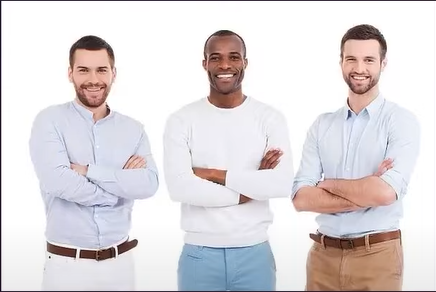
#> input picture Images/p2.png, 436 x 292 px, found by its file name
$ jupyter execute '52_Object Detection using Haar-Cascade (Face Detection).ipynb'
#> lines starting #> are read from the running program, lines starting #| are printed output that depends on the picture; after the words box and inside, x2 and y2 are one past the last pixel; in counts of white or black regions, pixels touching at a corner belong together
**52_Object Detection using Haar-Cascade (Face Detection)**

- **Haar-cascade** is an algorithm that can detect objects in images, irrespective of their scale in image and location.

- This algorithm is not so complex and can run in real-time. We can train a haar-cascade detector to detect various objects like cars, bikes, buildings, fruits, etc.

[cell 1]
import cv2

[cell 2]
img = cv2.imread(r"C:\Users\hp\Documents\jupyter\OpenCV by WsCube Tech\Images\p2.png")
#> img is the input picture: shape (292, 436, 3); mean B, G, R 220.7, 218.4, 223.6

#Convert gray
gray = cv2.cvtColor(img,cv2.COLOR_BGR2GRAY)
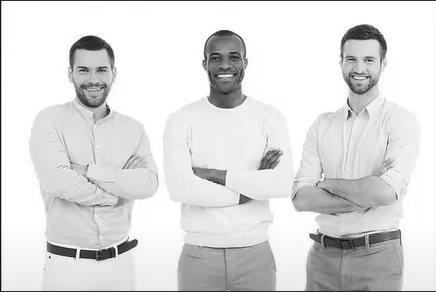
#> gray: shape (292, 436); min 7, max 255, mean 220.2

#Haarcascade file
f = cv2.CascadeClassifier(r"C:\Python 3.12\Lib\site-packages\cv2\data\haarcascade_frontalface_default.xml")

#Find out face points
##Detect
d = f.detectMultiScale(gray,1.3,4)
#> d = [[333, 39, 53, 53], [200, 39, 50, 50], [64, 48, 58, 58]]
#print(d)  #give points for all three faces

for (x,y,w,h) in d:
    cv2.rectangle(img,(x,y),(x+w,y+h),(0,0,255),3,)
#> this loop made 3 passes
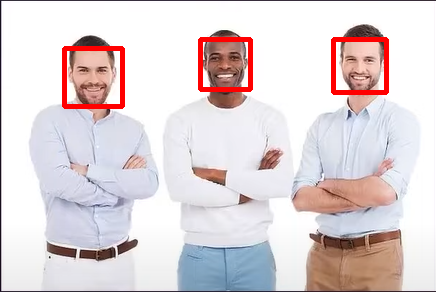
#> img: shape (292, 436, 3); 2.5% of pixels changed, all inside (x1, y1, x2, y2) = (62, 37, 389, 109)
cv2.imshow("W1",img)
cv2.waitKey(0)
cv2.destroyAllWindows()

[cell 3]
img = cv2.imread(r"C:\Users\hp\Documents\jupyter\OpenCV by WsCube Tech\Images\p1.png")
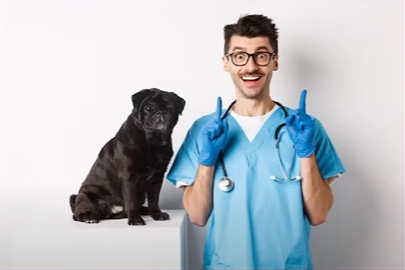
#> input picture Images/p1.png, 405 x 270 px, found by its file name
#> img is the input picture: shape (270, 405, 3); mean B, G, R 195.7, 190.6, 184.7

#Convert gray
gray = cv2.cvtColor(img,cv2.COLOR_BGR2GRAY)
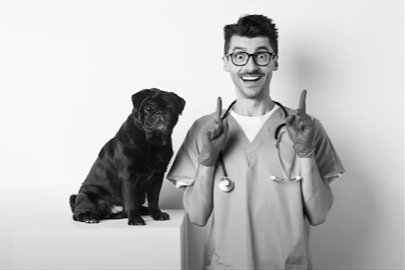
#> gray: shape (270, 405); min 0, max 255, mean 189.4

#Haarcascade file
f = cv2.CascadeClassifier(r"C:\Python 3.12\Lib\site-packages\cv2\data\haarcascade_frontalface_default.xml")

#Find out face points
##Detect
d = f.detectMultiScale(gray,1.3,4)
#> d = [[219, 30, 66, 66]]
#print(d)  #give points for all three faces

for (x,y,w,h) in d:
    cv2.rectangle(img,(x,y),(x+w,y+h),(0,0,255),3,)
#> this loop made 1 pass
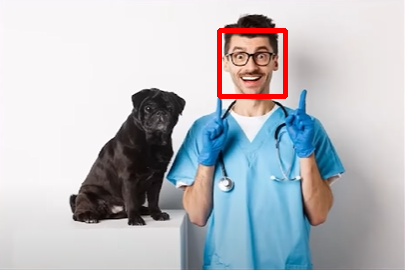
#> img: shape (270, 405, 3); 1.2% of pixels changed, all inside (x1, y1, x2, y2) = (217, 28, 288, 99)
cv2.imshow("W1",img)
cv2.waitKey(0)
cv2.destroyAllWindows()
